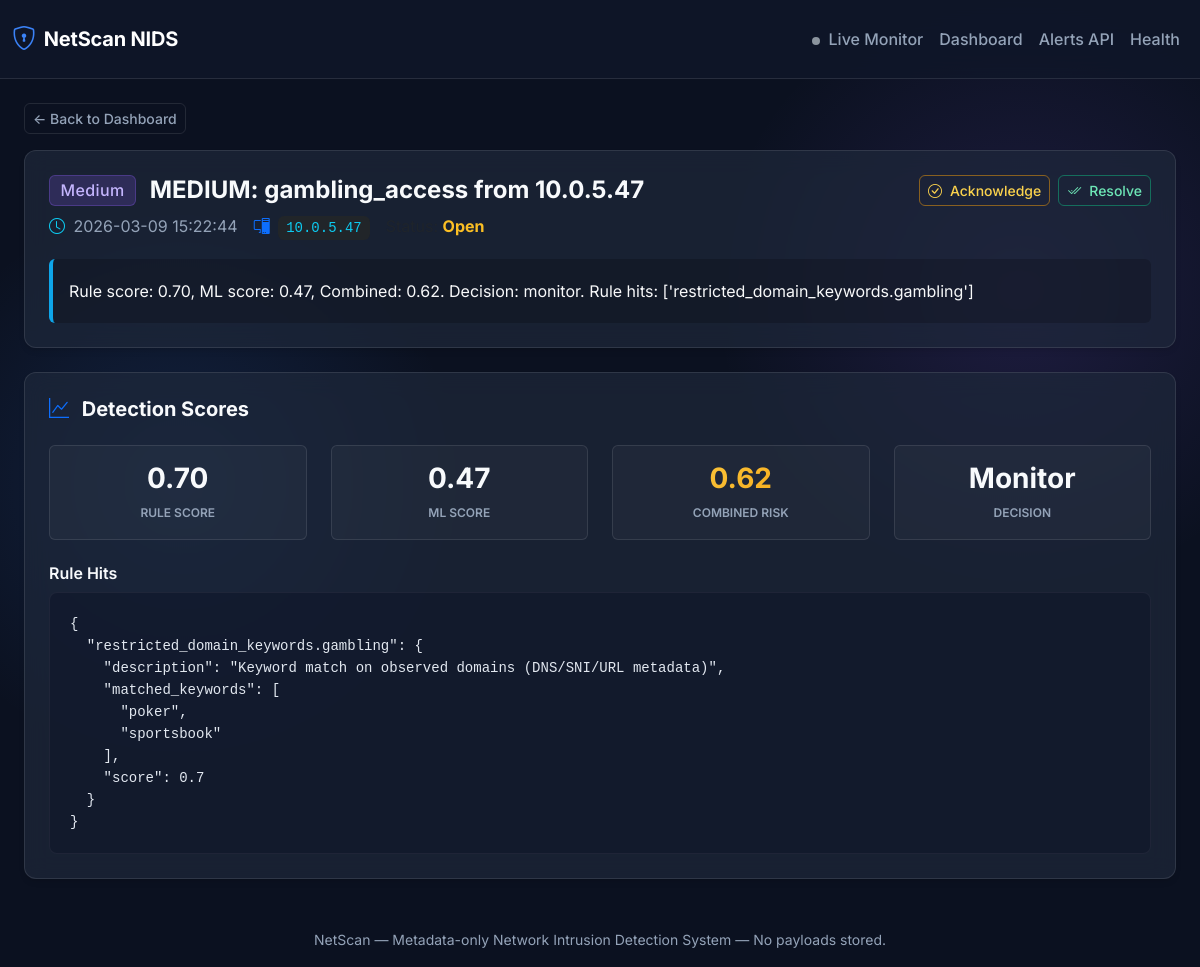
/alert/33, run on the app's committed database.
### app/db/models.py (models this page shows)
class Base(DeclarativeBase):
    pass

class Alert(Base):
    __tablename__ = "alerts"
    id: Mapped[int] = mapped_column(Integer, primary_key=True, autoincrement=True)
    detection_id: Mapped[int | None] = mapped_column(ForeignKey("detections.id"), nullable=True, index=True)
    ai_assessment_id: Mapped[int | None] = mapped_column(
        ForeignKey("ai_assessments.id"), nullable=True, index=True
    )
    src_ip: Mapped[str] = mapped_column(String(64), index=True)
    window_start: Mapped[datetime] = mapped_column(DateTime, index=True)
    window_end: Mapped[datetime] = mapped_column(DateTime, index=True)
    title: Mapped[str] = mapped_column(String(200))
    summary: Mapped[str] = mapped_column(Text)
    severity: Mapped[str] = mapped_column(String(16))
    threat_type: Mapped[str] = mapped_column(String(64))
    status: Mapped[str] = mapped_column(String(16), default="open")  # open|acknowledged|resolved
    created_at: Mapped[datetime] = mapped_column(DateTime, default=datetime.utcnow)
    resolved_at: Mapped[datetime | None] = mapped_column(DateTime, nullable=True)
    detection: Mapped["Detection | None"] = relationship(back_populates="alerts")

class Detection(Base):
    __tablename__ = "detections"
    id: Mapped[int] = mapped_column(Integer, primary_key=True, autoincrement=True)
    feature_id: Mapped[int] = mapped_column(ForeignKey("network_features.id"), index=True)
    src_ip: Mapped[str] = mapped_column(String(64), index=True)
    window_start: Mapped[datetime] = mapped_column(DateTime, index=True)
    window_end: Mapped[datetime] = mapped_column(DateTime, index=True)
    rule_hits: Mapped[dict[str, Any]] = mapped_column(JSON, default=dict)
    rule_score: Mapped[float] = mapped_column(Float, default=0.0)
    ml_score: Mapped[float] = mapped_column(Float, default=0.0)
    combined_risk: Mapped[float] = mapped_column(Float, default=0.0)
    decision: Mapped[str] = mapped_column(String(32), default="allow")  # allow|monitor|block|ai_review
    needs_ai: Mapped[bool] = mapped_column(Boolean, default=False)
    created_at: Mapped[datetime] = mapped_column(DateTime, default=datetime.utcnow)
    feature: Mapped["NetworkFeature"] = relationship(back_populates="detections")
    ai_assessment: Mapped["AIAssessment | None"] = relationship(back_populates="detection")
    alerts: Mapped[list["Alert"]] = relationship(back_populates="detection")

### app/api/routes_dashboard.py (the view)
@router.get("/alert/{alert_id}", response_class=HTMLResponse)
def alert_detail_page(alert_id: int, request: Request, db: Session = Depends(get_db)):
    alert = db.query(Alert).filter(Alert.id == alert_id).first()
    detection = None
    ai = None
    if alert and alert.detection_id:
        detection = db.query(Detection).filter(Detection.id == alert.detection_id).first()
    if alert and alert.ai_assessment_id:
        ai = db.query(AIAssessment).filter(AIAssessment.id == alert.ai_assessment_id).first()
    return templates.TemplateResponse(
        request,
        "alert_detail.html",
        {
            "alert": alert,
            "detection": detection,
            "ai": ai,
        },
    )

### templates/alert_detail.html (shortened to what this page needs)
{% extends "base.html" %}
{% block content %}
{% if not alert %}
<div class="alert alert-danger">Alert not found.</div>
{% else %}
<a href="/" class="btn btn-outline-secondary btn-sm mb-3">← Back to Dashboard</a>
<div class="card p-4 mb-4 border-0">
    <div class="d-flex justify-content-between align-items-start mb-3">
        <div>
            <h4 class="fw-bold mb-2">
                <span class="badge badge-{{ alert.severity }} me-2 align-middle fs-6">{{ alert.severity|title }}</span>
                <span class="align-middle">{{ alert.title }}</span>
            </h4>
            <p class="text-secondary mb-1 d-flex align-items-center gap-3">
                <span><i class="bi bi-clock text-info me-1"></i> {{ alert.created_at.strftime('%Y-%m-%d %H:%M:%S')
                    }}</span>
                <span><i class="bi bi-pc-display text-primary me-1"></i> <code
                        class="bg-dark px-2 py-1 rounded text-info">{{ alert.src_ip }}</code></span>
                <span><span class="text-muted">Status:</span>
                    {% if alert.status == 'open' %}
                    <strong class="text-warning">Open</strong>
                    {% elif alert.status == 'acknowledged' %}
                    <strong class="text-info">Acknowledged</strong>
                    {% else %}
                    <strong class="text-success">Resolved</strong>
                    {% endif %}
                </span>
            </p>
        </div>
        <div class="d-flex gap-2">
            {% if alert.status == 'open' %}
            <button class="btn btn-sm btn-outline-warning d-flex align-items-center gap-2"
                onclick="patchStatus({{ alert.id }}, 'acknowledged')">
                <i class="bi bi-check-circle"></i> Acknowledge
            </button>
            <button class="btn btn-sm btn-outline-success d-flex align-items-center gap-2"
                onclick="patchStatus({{ alert.id }}, 'resolved')">
                <i class="bi bi-check2-all"></i> Resolve
            </button>
            {% elif alert.status == 'acknowledged' %}
            <button class="btn btn-sm btn-outline-success d-flex align-items-center gap-2"
                onclick="patchStatus({{ alert.id }}, 'resolved')">
                <i class="bi bi-check2-all"></i> Resolve
            </button>
            {% endif %}
        </div>
    </div>
    <div class="p-3 rounded" style="background: rgba(0,0,0,0.2); border-left: 4px solid var(--accent-info);">
        <p class="mb-0 text-light lh-lg">{{ alert.summary }}</p>
    </div>
</div>
{% if detection %}
<div class="card p-4 mb-4 border-0">
    <h5 class="fw-bold mb-4"><i class="bi bi-graph-up text-primary me-2"></i> Detection Scores</h5>
    <div class="row g-4">
        <div class="col-md-3">
            <div class="p-3 rounded text-center h-100"
                style="background: rgba(255,255,255,0.03); border: 1px solid var(--border-light);">
                <h3 class="mb-1 fw-bold text-gradient-primary">{{ '%.2f'|format(detection.rule_score) }}</h3>
                <small class="text-secondary text-uppercase fw-semibold tracking-wide" style="font-size: 0.75rem;">Rule
                    Score</small>
            </div>
        </div>
        <div class="col-md-3">
            <div class="p-3 rounded text-center h-100"
                style="background: rgba(255,255,255,0.03); border: 1px solid var(--border-light);">
                <h3 class="mb-1 fw-bold text-gradient-primary">{{ '%.2f'|format(detection.ml_score) }}</h3>
                <small class="text-secondary text-uppercase fw-semibold tracking-wide" style="font-size: 0.75rem;">ML
                    Score</small>
            </div>
        </div>
        <div class="col-md-3">
            <div class="p-3 rounded text-center h-100"
                style="background: rgba(255,255,255,0.03); border: 1px solid var(--border-light);">
                <h3 class="mb-1 fw-bold text-gradient-high">{{ '%.2f'|format(detection.combined_risk) }}</h3>
                <small class="text-secondary text-uppercase fw-semibold tracking-wide"
                    style="font-size: 0.75rem;">Combined Risk</small>
            </div>
        </div>
        <div class="col-md-3">
            <div class="p-3 rounded text-center h-100"
                style="background: rgba(255,255,255,0.03); border: 1px solid var(--border-light);">
                <h3 class="mb-1 fw-bold text-gradient-info text-capitalize">{{ detection.decision }}</h3>
                <small class="text-secondary text-uppercase fw-semibold tracking-wide"
                    style="font-size: 0.75rem;">Decision</small>
            </div>
        </div>
    </div>
    {% if detection.rule_hits %}
    <h6 class="mt-4 fw-semibold">Rule Hits</h6>
    <pre class="mb-0"><code>{{ detection.rule_hits | tojson(indent=2) }}</code></pre>
    {% endif %}
</div>
{% endif %}
{% endif %}
{% endblock %}

### static/style.css (style rules this page uses)
:root { --bg-base: #0b1120; --bg-surface: rgba(30, 41, 59, 0.7); --bg-surface-hover: rgba(51, 65, 85, 0.8); --border-light: rgba(255, 255, 255, 0.1); --text-main: #f8fafc; --text-muted: #94a3b8; --accent-primary: #3b82f6; --accent-critical: #ef4444; --accent-high: #f59e0b; --accent-medium: #8b5cf6; --accent-low: #10b981; --accent-info: #0ea5e9; }
body { background-color: var(--bg-base); background-image: radial-gradient(circle at 15% 50%, rgba(59, 130, 246, 0.15), transparent 25%), radial-gradient(circle at 85% 30%, rgba(139, 92, 246, 0.15), transparent 25%); background-attachment: fixed; color: var(--text-main); font-family: 'Inter', -apple-system, BlinkMacSystemFont, "Segoe UI", Roboto, "Helvetica Neue", Arial, sans-serif; -webkit-font-smoothing: antialiased; }
.card, .stat-card { background: var(--bg-surface) !important; backdrop-filter: blur(12px); -webkit-backdrop-filter: blur(12px); border: 1px solid var(--border-light) !important; border-radius: 12px; box-shadow: 0 4px 6px -1px rgba(0, 0, 0, 0.1), 0 2px 4px -1px rgba(0, 0, 0, 0.06); transition: transform 0.2s ease, box-shadow 0.2s ease, background 0.2s ease; }
h1, h2, h3, h4, h5, h6 { font-weight: 600; color: var(--text-main); }
a { color: var(--accent-primary); text-decoration: none; transition: opacity 0.2s ease; }
.badge { padding: 0.4em 0.65em; font-weight: 500; letter-spacing: 0.025em; border-radius: 6px; }
.badge-medium { background-color: rgba(139, 92, 246, 0.2); color: #c4b5fd; border: 1px solid rgba(139, 92, 246, 0.3); }
.btn { font-weight: 500; border-radius: 6px; transition: all 0.2s ease; }
.btn-outline-warning { color: #fcd34d; border-color: rgba(245, 158, 11, 0.5); }
.btn-outline-success { color: #6ee7b7; border-color: rgba(16, 185, 129, 0.5); }
.btn-outline-secondary { color: var(--text-muted); border-color: var(--border-light); }
pre { background: rgba(15, 23, 42, 0.6) !important; border: 1px solid rgba(255, 255, 255, 0.05); color: #e2e8f0 !important; font-family: 'JetBrains Mono', 'Fira Code', monospace; font-size: 0.875rem; border-radius: 8px !important; padding: 1.25rem !important; }
.text-gradient-high { background: linear-gradient(135deg, #fcd34d, #f59e0b); -webkit-background-clip: text; -webkit-text-fill-color: transparent; }
.text-warning { color: #fbbf24 !important; }
.text-secondary { color: var(--text-muted) !important; }

### data on the page
Alert: severity "Medium", title "MEDIUM: gambling_access from 10.0.5.47", created_at "2026-03-09 15:22:44", src_ip "10.0.5.47", summary "Rule score: 0.70, ML score: 0.47, Combined: 0.62. Decision: monitor. Rule hits: ['restricted_domain_keywords.gambling']"
Detection: rule_score "0.70", ml_score "0.47", combined_risk "0.62", decision "Monitor", rule_hits|tojson "{ \"restricted_domain_keywords.gambling\": { \"description\": \"Keyword match on observed domains (DNS/SNI/URL metadata)\", \"matched_keywords\": [ \"poker\", \"sportsbook\" ], \"score\": 0.7 } }"
